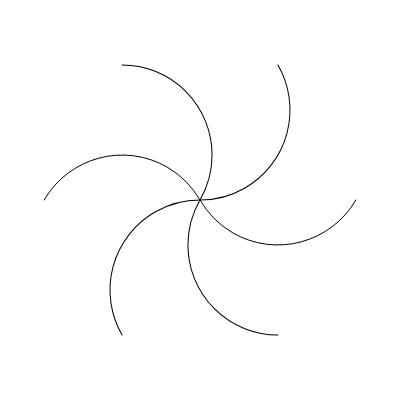
Frame 1 (no input)
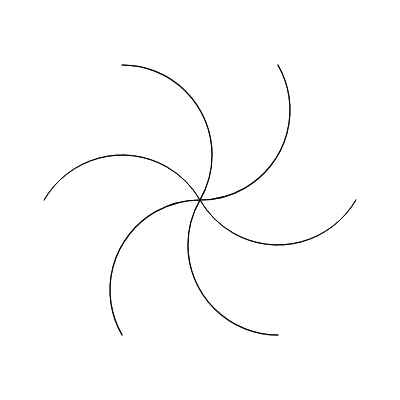
Frame 2 (the mouse pressed at the canvas centre, redrawn once)

The p5.js sketch that drew these frames (run headless with seeded random() and noise() and a simulated clock; the mouse was pressed at the canvas centre and the sketch redrawn once):

// p5.js sketch
// ── sketch.js
/*
Code written by Selcuk ARTUT 2022
Geometric Patterns with Creative Coding 
All rights reserved
*/

//scale factor
let a = 180;

function setup() {
    createCanvas(400, 400);
    angleMode(DEGREES);
    noFill();
    noLoop();
}
function draw() {
    let x, y;
    push();
        translate(width * 0.5, height * 0.5);
        for (let i = 0; i < 6; i++) {
            push();
                rotate(60 * i);
                translate(cos(30) * a * 0.5, -sin(30) * a * 0.5);
                arc(0, 0, a, a, 30, 150);
            pop();
        }
    pop();
}
